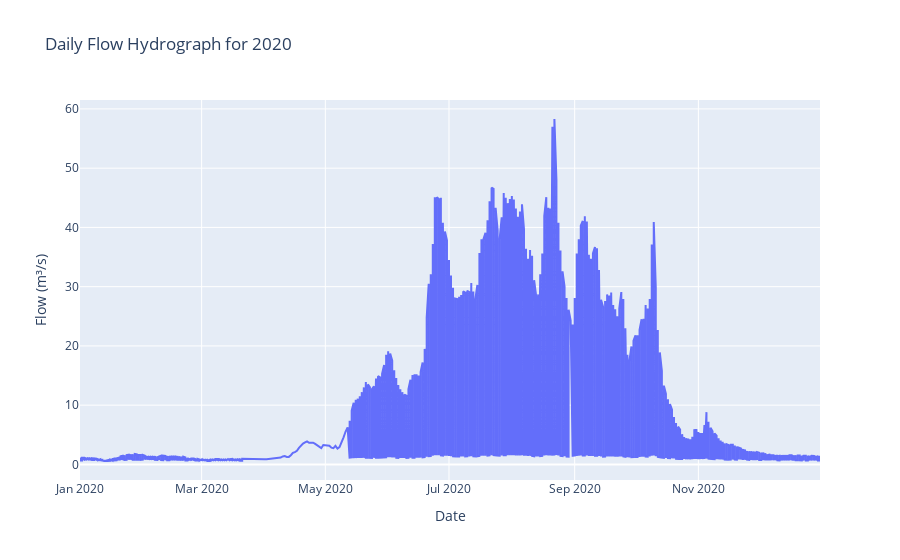

Notebook code for this chart:
### Code cell
import plotly.express as px

def plot_hydrograph_for_year(df, year):
    """
    Plot a hydrograph for a specific year from a DataFrame of daily flow data using Plotly.
    
    Parameters:
    - df: DataFrame containing the daily flow data with 'Date' and 'Flow' columns.
    - year: Integer representing the year to plot.
    """
    # Filter the DataFrame for the specified year
    year_data = df[df['Date'].dt.year == year]
    
    # Create a Plotly figure
    fig = px.line(year_data, x='Date', y='Flow', title=f'Daily Flow Hydrograph for {year}', labels={'Flow': 'Flow (m³/s)'})
    fig.update_layout(xaxis_title='Date', yaxis_title='Flow (m³/s)', legend_title='Legend')
    fig.update_traces(mode='lines', name=f'Flow in {year}')
    fig.update_layout(
        xaxis_title='Date',
        yaxis_title='Flow (m³/s)',
        legend_title='Legend',
        autosize=True,
    )

    return fig

plot_hydrograph_for_year(daily_flows, 2020)

### Figure 1 — Plotly figure (JSON) as saved in the notebook; plotly's stock layout.template omitted (floating-point values rounded to 4 significant figures; data arrays with more than 128 entries replaced by an {"elided": "..."} marker saying what was removed)
{"data": [{"hovertemplate": "Date=%{x}<br>Flow (m³/s)=%{y}<extra></extra>", "legendgroup": "", "line": {"color": "#636efa", "dash": "solid"}, "marker": {"symbol": "circle"}, "mode": "lines", "name": "Flow in 2020", "orientation": "v", "showlegend": false, "type": "scatter", "x": {"elided": "678 str values"}, "xaxis": "x", "y": {"elided": "678 float values"}, "yaxis": "y"}], "layout": {"autosize": true, "legend": {"title": {"text": "Legend"}, "tracegroupgap": 0}, "title": {"text": "Daily Flow Hydrograph for 2020"}, "xaxis": {"anchor": "y", "domain": [0, 1], "title": {"text": "Date"}}, "yaxis": {"anchor": "x", "domain": [0, 1], "title": {"text": "Flow (m³/s)"}}}}
